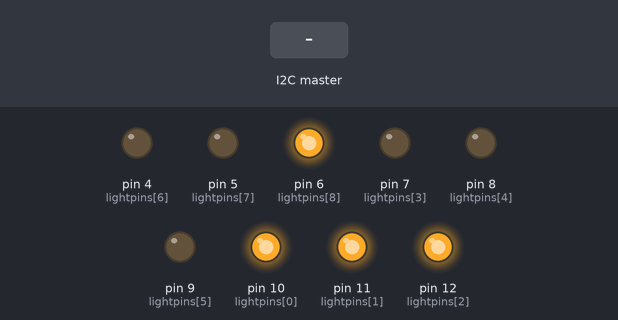
Bench run of a sketch on a simulated Arduino Uno, built with avr-gcc and run on an emulated ATmega328P. Parts: output pins drawn as LEDs (lit = HIGH). Inputs (shaded band) come from the test bench. Random numbers use the default seed unless the sketch sets one; what the sketch prints to the serial monitor is not drawn.

Above: at 1.2 s.
1.3 s: the I2C master sends the byte 1
At 1.7 s:
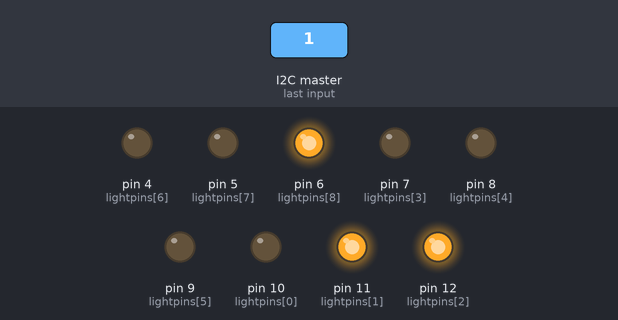
2.8 s: the I2C master sends the byte 0
At 4.0 s:
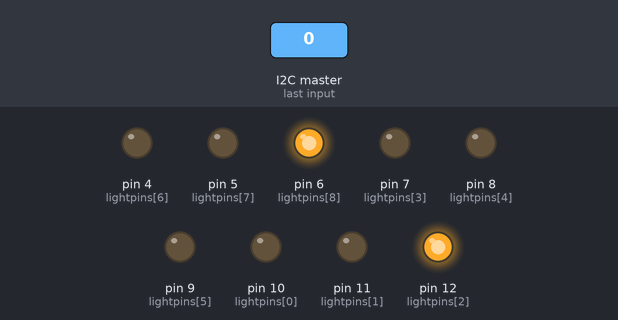
4.3 s: the I2C master sends the byte 1
At 5.2 s:
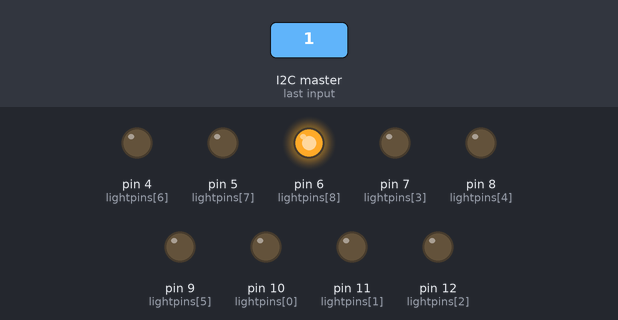
Timing chart, 0 to 7.3 s (numbered marks = the images above; inputs shaded):
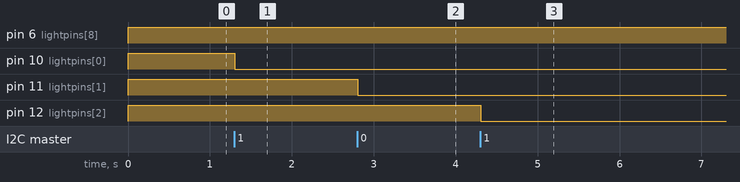

The sketch:

LightDisplayEisho.ino
```cpp
#include <Wire.h>

int digitsSince9 = 0;

int lightpins[] = {10, 11, 12, 7, 8, 9, 4, 5, 6};
boolean light[] = {false, false, false, false, false, false, false, false, false};
void setup()
{
  for (int i = 0; i < 9; i++){
  int x = random(0,2);
  if (x == 1){
    light[i] = true;
  }
  else{
    light[i] = false;
  }
}
  for(int i = 0; i < 9; i++){
    pinMode(lightpins[i], OUTPUT);
  }
  Wire.begin(4);                // join i2c bus with address #4
  Wire.onReceive(receiveEvent); // register event
  Serial.begin(9600);           // start serial for output
}

void loop()
{
  for(int i = 0; i < 9; i ++){
    digitalWrite(lightpins[i], light[i]);
  }
  delay(100);
}

// function that executes whenever data is received from master
// this function is registered as an event, see setup()
void receiveEvent(int howMany)
{
  while(0 < Wire.available()) // loop through all but the last
  {
    int x = Wire.read();
    if (x == 9){
      digitsSince9 = 0;
     // Serial.println();
    }else{
      if (digitsSince9 >= 0 && digitsSince9 < 9){
        if (x == 0) {
          light[digitsSince9] = false;
        } else if (x == 1 && light[digitsSince9] == true) {
          light[digitsSince9] = false;
        }else if (x == 1 && light[digitsSince9] != true) {
         light[digitsSince9] = true;
        }
      }
      digitsSince9 ++;
    }
    Serial.print(x);// receive byte as a character    // print the character
  }
         // print the integer

  }
```

Measured:
- after the input at 1.3 s, pin 10 (lightpins[0]): HIGH → LOW at once
- after the input at 2.8 s, pin 11 (lightpins[1]): HIGH → LOW at once
- after the input at 4.3 s, pin 12 (lightpins[2]): HIGH → LOW at once
